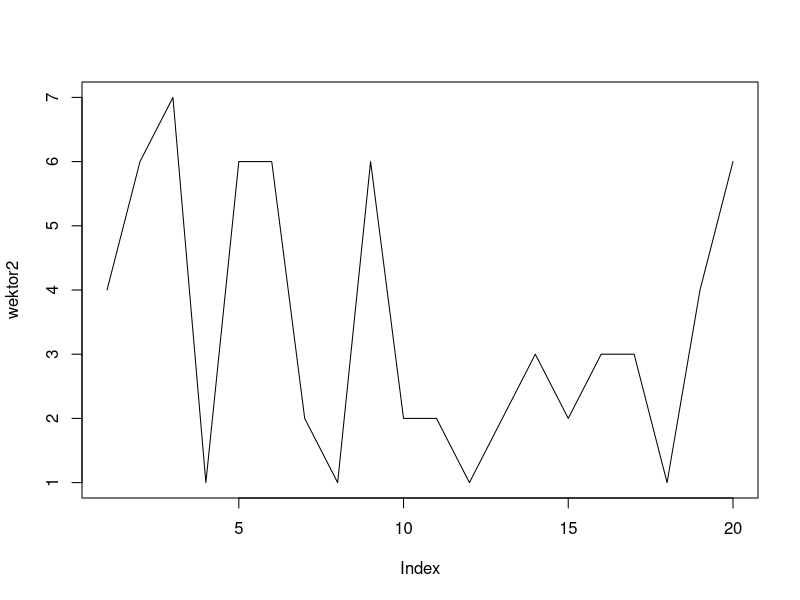
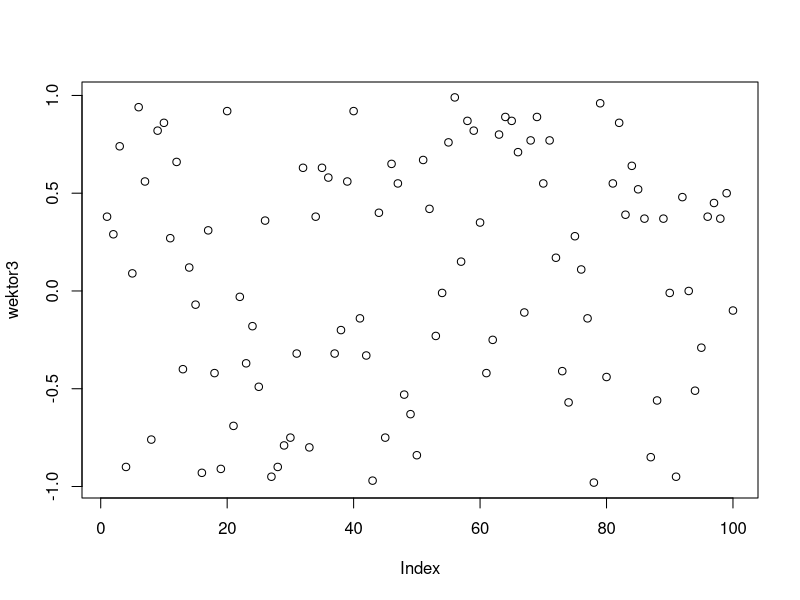
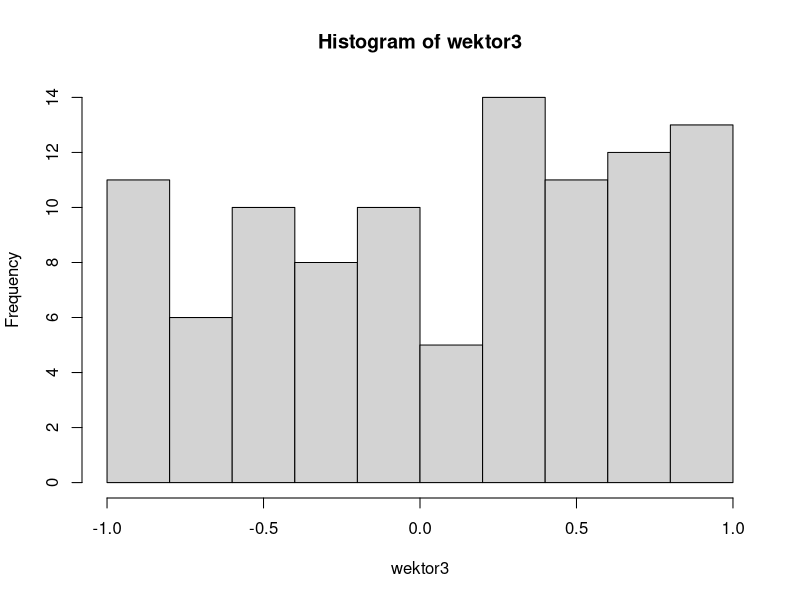
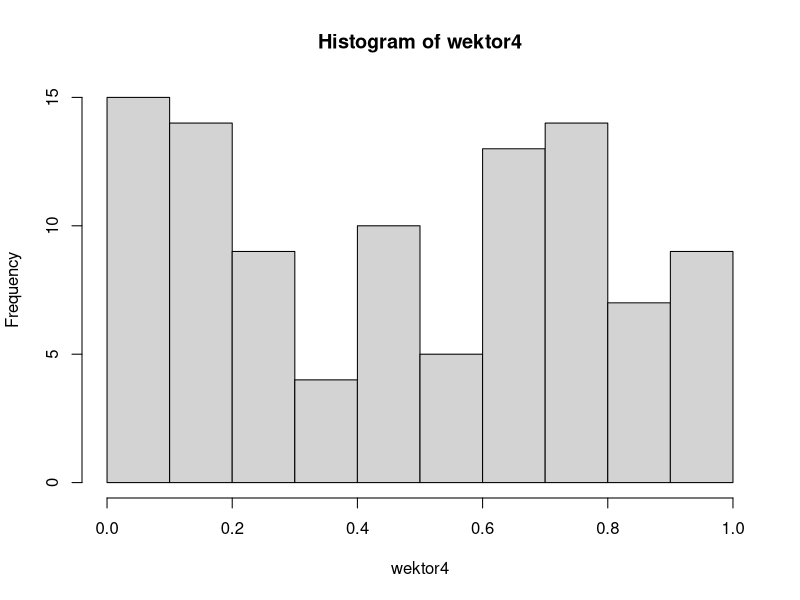
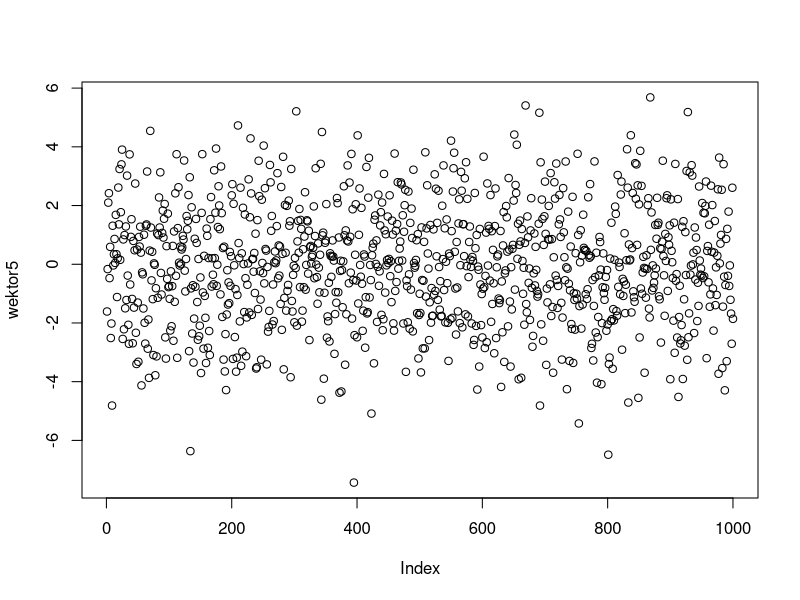
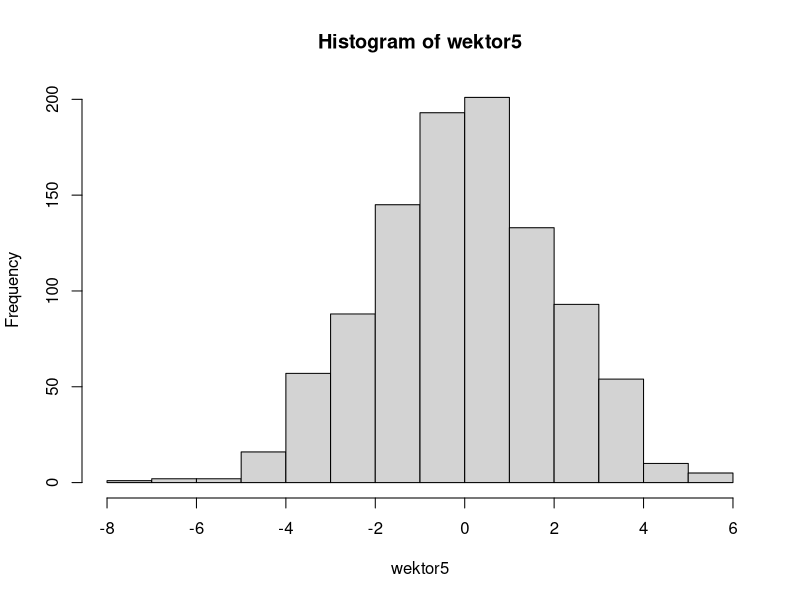
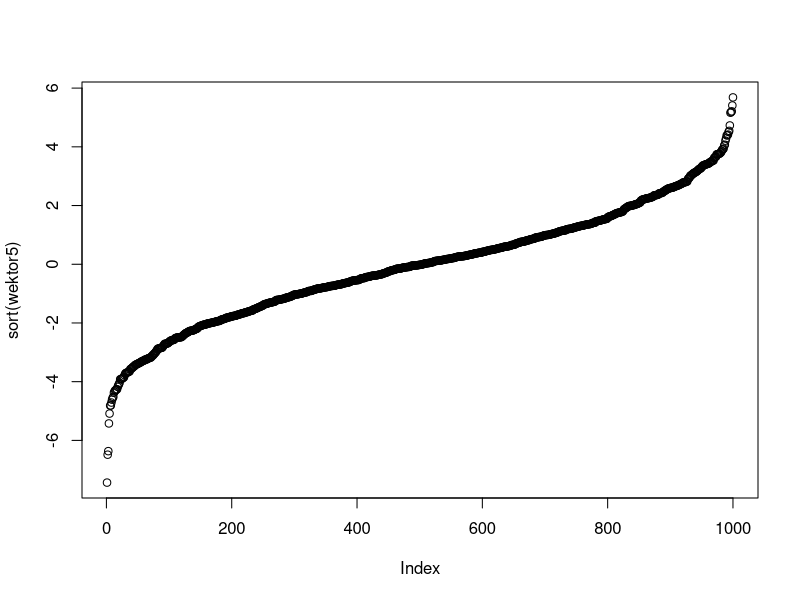
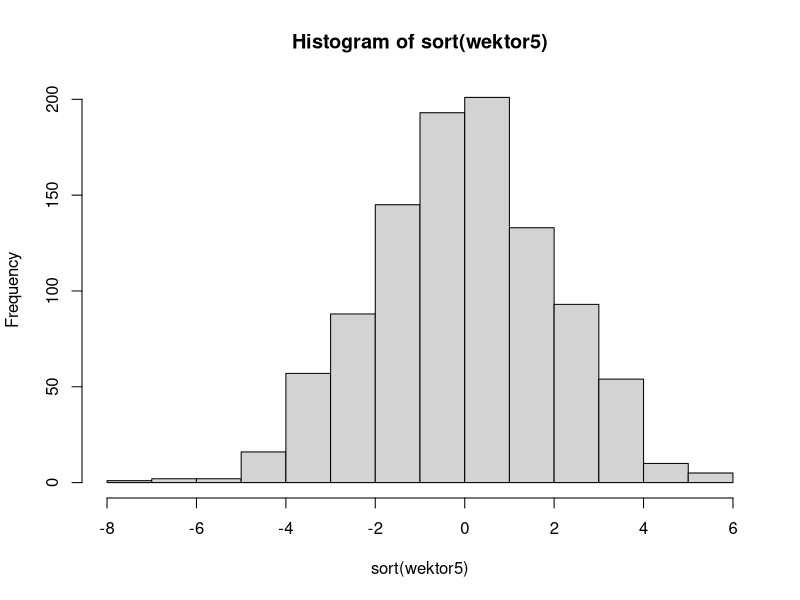

These charts were generated, in order, by the following R code: (Note: this script raises an error after producing the figures.)
#sample domyślnnie zmienia tylko kolejniość liczb losowo
wektor <- sample(0:9, 5)
wektor

wektor2 <- sample(0:9, 20, replace = TRUE)
wektor2
typeof(wektor2)
plot(wektor2, type = "l")

wektor3 <- sample(-100:100, 100, replace = TRUE)/100
wektor3
plot(wektor3)
hist(wektor3)

wektor4 <- runif(100,0,1)
wektor4
hist(wektor4)

wektor5 <-rnorm(1000,0,2)
wektor5
plot(wektor5)
hist(wektor5)

mean(wektor5)
sd(wektor5)

plot(sort(wektor5))
hist(sort(wektor5))

wektor5
abs(wektor5)
sign(wektor5)
sqrt(abs(wektor5))

sqrt(wektor5^2) == abs(wektor5)

log(abs(wektor5) , base = e)
log2(wektor5)
log10(1000)

#zaokrąglenia
floor(wektor5)
ceiling(wektor5)
trunc(wektor5)
round(wektor5,digits = 2)
signif(wektor5,2)
